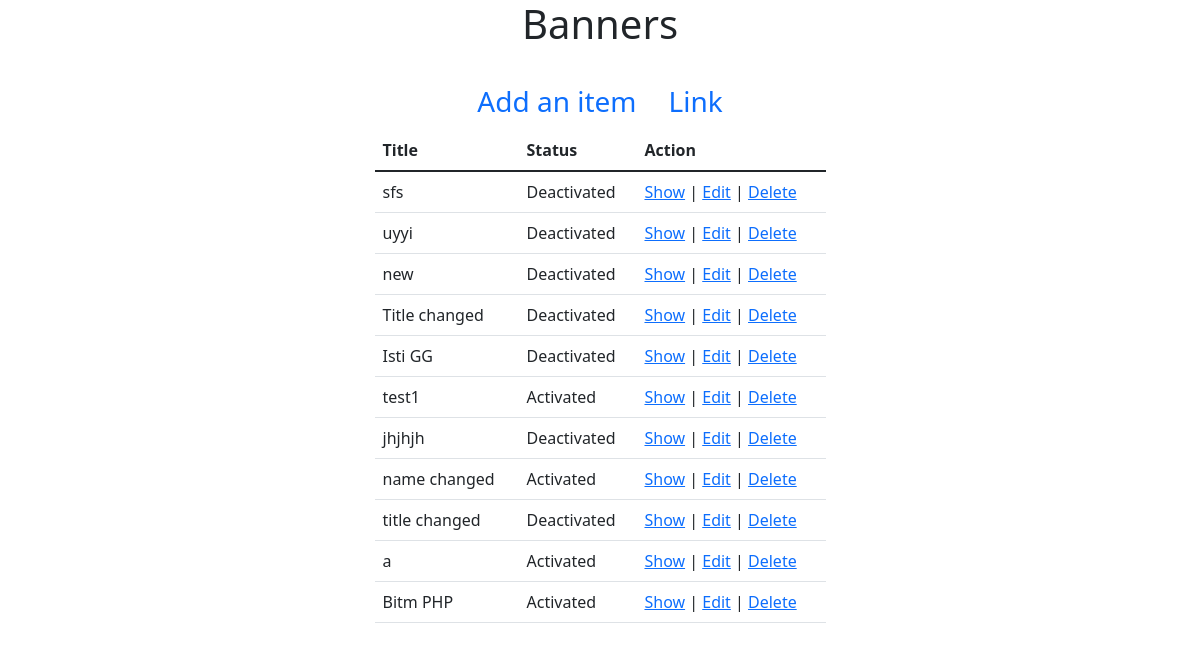
The app's page /admin/Banners/index.php with its own data.
### tables this page shows
CREATE TABLE `banner` (
  `id` int(11) NOT NULL,
  `title` varchar(255) NOT NULL,
  `link` varchar(255) NOT NULL,
  `promotional_message` varchar(255) NOT NULL,
  `html_banner` varchar(255) NOT NULL,
  `is_draft` tinyint(4) NOT NULL DEFAULT '0',
  `picture` varchar(255) DEFAULT NULL,
  `created_at` datetime NOT NULL DEFAULT CURRENT_TIMESTAMP,
  `modified_at` datetime NOT NULL DEFAULT CURRENT_TIMESTAMP,
  `is_active` tinyint(4) NOT NULL DEFAULT '0'
);

### src/Banner.php (called while the page is built, shortened)
<?php
class Banner{
    public $conn = null;
    public function __construct()
    {
        $this->conn = new PDO("mysql:host=localhost;dbname=ecommerce",
            'root', '');
        $this->conn->setAttribute(PDO::ATTR_ERRMODE,
            PDO::ERRMODE_EXCEPTION);
    }
    public function index(){
        $query = "SELECT * FROM `banner`";
        $stmt = $this->conn->prepare($query);
        $result = $stmt->execute();
        $banners = $stmt->fetchAll();
        return $banners;
    }
}
?>

### admin/Banners/index.php (the view, shortened to what this page needs)
<?php
$_banner = new Banner();
$banners = $_banner->index();
?>
<!doctype html>
<html lang="en">
<head>
    <link href="https://cdn.jsdelivr.net/npm/bootstrap@5.1.3/dist/css/bootstrap.min.css" rel="stylesheet">
</head>
<body>
<section>
    <div class="container">
        <div class="row justify-content-center">
            <div class="col-md-5">
                <h1 class="text-center mb-4">Banners</h1>
                <ul class="nav justify-content-center fs-3">
                    <li class="nav-item">
                        <a class="nav-link active" aria-current="page" href="create.php">
                            Add an item
                        </a>
                    </li>
                    <li class="nav-item">
                        <a class="nav-link" href="#">Link</a>
                    </li>
                </ul>
                <table class="table">
                    <thead>
                    <tr>
                        <th scope="col">Title</th>
                        <th scope="col">Status</th>
                        <th scope="col">Action</th>
                    </tr>
                    </thead>
                    <tbody>
                    <?php
                    if (count($banners) > 0):
                        foreach ($banners as $banner):
                            ?>
                            <tr>
                                <td><?= $banner['title']?></td>
                                <td><?= $banner['is_active'] ? 'Activated' : 'Deactivated'?></td>
                                <td><a href="show.php?id=<?=$banner['id'];?>">Show</a>
                                    |
                                    <a href="edit.php?id=<?=$banner['id'];?>">Edit</a>
                                    |
                                    <a href="delete.php?id=<?=$banner['id'];?>"
                                       onclick="return confirm('Are you sure you want to delete?')">
                                        Delete
                                    </a>
                                </td>
                            </tr>
                        <?php
                        endforeach;
                    endif;
                    ?>
                    </tbody>
                </table>
            </div>
        </div>
    </div>
</section>
</body>
</html>

### records on screen
banner: title "sfs", is_active "Deactivated"
banner: title "uyyi", is_active "Deactivated"
banner: title "new", is_active "Deactivated"
banner: title "Title changed", is_active "Deactivated"
banner: title "Isti GG", is_active "Deactivated"
banner: title "test1", is_active "Activated"
banner: title "jhjhjh", is_active "Deactivated"
banner: title "name changed", is_active "Activated"
banner: title "title changed", is_active "Deactivated"
banner: title "a", is_active "Activated"
banner: title "Bitm PHP", is_active "Activated"
